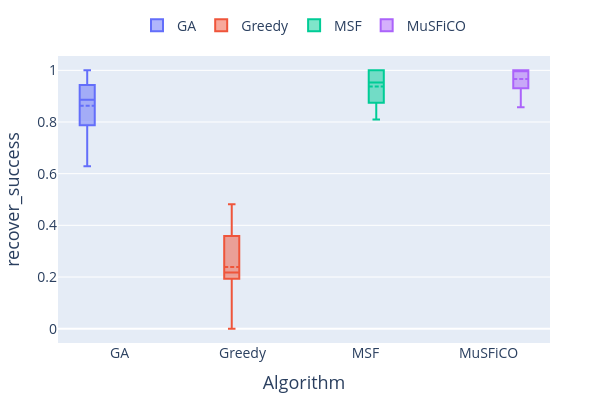
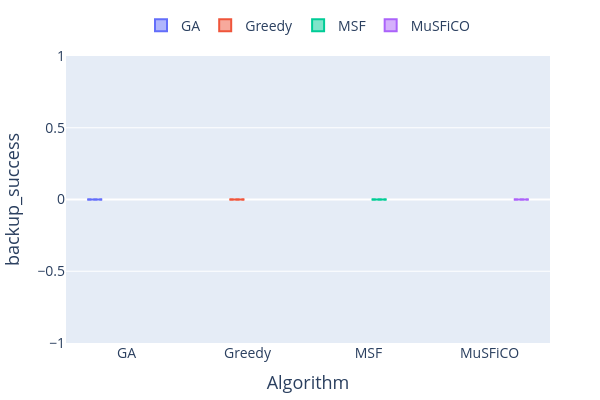
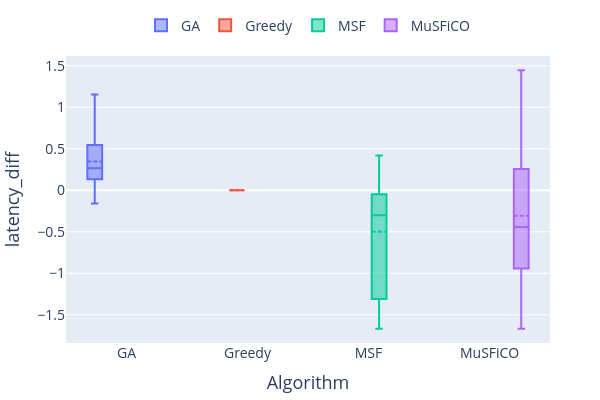
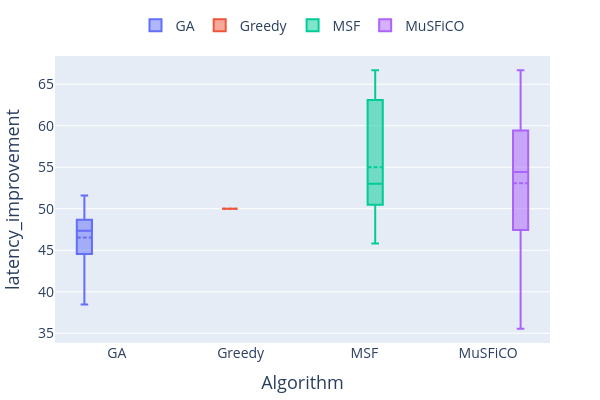

These figures' notebook cell, in order:
### Code cell
import plotly.express as px
import plotly.graph_objects as go


df = aggregated_simulation_data


# Lista de métricas
metrics = ["recover_success", "backup_success", "latency_diff","latency_improvement", "time_to_recover"]


# Criação de um gráfico para cada métrica
for metric in metrics:
    fig = go.Figure()
    for algo in df['algorithm'].unique():
        algo_data = df[df['algorithm'] == algo]
        fig.add_trace(go.Box(
            y=algo_data[metric],
            name=algo,
            boxmean=True,
            marker=dict(size=6),
            showlegend=True
        ))
    
    fig.update_layout(
        yaxis_title=metric,
        xaxis_title="Algorithm",
        boxmode='group',
        legend=dict(
            orientation="h",  # Legenda na horizontal
            yanchor="bottom",
            y=1.05,  # Coloca a legenda logo acima do gráfico
            xanchor="center",
            x=0.5,
            font=dict(size=14)  # Aumenta o tamanho da fonte da legenda
        ),
        autosize=True,  # Permite o ajuste automático do tamanho
        margin=dict(l=50, r=50, t=10, b=50),  # Ajustes nas margens para mais flexibilidade
        height=400,  # Ajuste flexível no tamanho do plot
        width=600,  # Ajuste flexível no tamanho do plot
        font=dict(
            size=16  # Aumenta o tamanho geral da fonte
        )
    )

    # Ajusta o tamanho da fonte dos eixos
    fig.update_xaxes(title_font=dict(size=18), tickfont=dict(size=14))
    fig.update_yaxes(title_font=dict(size=18), tickfont=dict(size=14))
    # Nome do arquivo baseado na métrica
    file_name = f"{metric}.pdf"
    fig.write_image(file_name, format="pdf")
    fig.show()

### Figure 1 — Plotly figure (JSON) as saved in the notebook; plotly's stock layout.template omitted (floating-point values rounded to 4 significant figures)
{"data": [{"boxmean": true, "marker": {"size": 6}, "name": "GA", "showlegend": true, "type": "box", "y": [0.7826, 0.8333, 0.8929, 1, 0.9259, 0.9429, 0.96, 0.6286, 0.88, 0.7879]}, {"boxmean": true, "marker": {"size": 6}, "name": "Greedy", "showlegend": true, "type": "box", "y": [0.2778, 0.2069, 0.1944, 0.3704, 0.1935, 0.4815, 0.3585, 0.07407, 0.2286, 0]}, {"boxmean": true, "marker": {"size": 6}, "name": "MSF", "showlegend": true, "type": "box", "y": [0.8462, 0.9355, 1, 0.9394, 1, 0.9667, 0.8095, 0.875, 1, 1]}, {"boxmean": true, "marker": {"size": 6}, "name": "MuSFiCO", "showlegend": true, "type": "box", "y": [0.9512, 1, 1, 1, 0.9286, 1, 1, 1, 0.931, 0.8571]}], "layout": {"autosize": true, "boxmode": "group", "font": {"size": 16}, "height": 400, "legend": {"font": {"size": 14}, "orientation": "h", "x": 0.5, "xanchor": "center", "y": 1.05, "yanchor": "bottom"}, "margin": {"b": 50, "l": 50, "r": 50, "t": 10}, "width": 600, "xaxis": {"tickfont": {"size": 14}, "title": {"font": {"size": 18}, "text": "Algorithm"}}, "yaxis": {"tickfont": {"size": 14}, "title": {"font": {"size": 18}, "text": "recover_success"}}}}

### Figure 2 — Plotly figure (JSON) as saved in the notebook; plotly's stock layout.template omitted (floating-point values rounded to 4 significant figures)
{"data": [{"boxmean": true, "marker": {"size": 6}, "name": "GA", "showlegend": true, "type": "box", "y": [0, 0, 0, 0, 0, 0, 0, 0, 0, 0]}, {"boxmean": true, "marker": {"size": 6}, "name": "Greedy", "showlegend": true, "type": "box", "y": [0, 0, 0, 0, 0, 0, 0, 0, 0, 0]}, {"boxmean": true, "marker": {"size": 6}, "name": "MSF", "showlegend": true, "type": "box", "y": [0, 0, 0, 0, 0, 0, 0, 0, 0, 0]}, {"boxmean": true, "marker": {"size": 6}, "name": "MuSFiCO", "showlegend": true, "type": "box", "y": [0, 0, 0, 0, 0, 0, 0, 0, 0, 0]}], "layout": {"autosize": true, "boxmode": "group", "font": {"size": 16}, "height": 400, "legend": {"font": {"size": 14}, "orientation": "h", "x": 0.5, "xanchor": "center", "y": 1.05, "yanchor": "bottom"}, "margin": {"b": 50, "l": 50, "r": 50, "t": 10}, "width": 600, "xaxis": {"tickfont": {"size": 14}, "title": {"font": {"size": 18}, "text": "Algorithm"}}, "yaxis": {"tickfont": {"size": 14}, "title": {"font": {"size": 18}, "text": "backup_success"}}}}

### Figure 3 — Plotly figure (JSON) as saved in the notebook; plotly's stock layout.template omitted (floating-point values rounded to 4 significant figures)
{"data": [{"boxmean": true, "marker": {"size": 6}, "name": "GA", "showlegend": true, "type": "box", "y": [0.8333, 0.1333, -0.16, -0.1538, 0.32, 0.5455, 0.2083, 0.1818, 0.4091, 1.154]}, {"boxmean": true, "marker": {"size": 6}, "name": "Greedy", "showlegend": true, "type": "box", "y": [0, 0, 0, 0, 0, 0, 0, 0, 0, null]}, {"boxmean": true, "marker": {"size": 6}, "name": "MSF", "showlegend": true, "type": "box", "y": [0.4091, -0.3448, -0.06061, 0.4194, -0.7297, -1.31, -1.412, -0.04762, -1.667, -0.2593]}, {"boxmean": true, "marker": {"size": 6}, "name": "MuSFiCO", "showlegend": true, "type": "box", "y": [0.5897, 0.2571, -0.8621, 0.1111, -1.115, -0.8, -0.9429, -1.667, 1.444, -0.08333]}], "layout": {"autosize": true, "boxmode": "group", "font": {"size": 16}, "height": 400, "legend": {"font": {"size": 14}, "orientation": "h", "x": 0.5, "xanchor": "center", "y": 1.05, "yanchor": "bottom"}, "margin": {"b": 50, "l": 50, "r": 50, "t": 10}, "width": 600, "xaxis": {"tickfont": {"size": 14}, "title": {"font": {"size": 18}, "text": "Algorithm"}}, "yaxis": {"tickfont": {"size": 14}, "title": {"font": {"size": 18}, "text": "latency_diff"}}}}

### Figure 4 — Plotly figure (JSON) as saved in the notebook; plotly's stock layout.template omitted (floating-point values rounded to 4 significant figures)
{"data": [{"boxmean": true, "marker": {"size": 6}, "name": "GA", "showlegend": true, "type": "box", "y": [41.67, 48.67, 51.6, 51.54, 46.8, 44.55, 47.92, 48.18, 45.91, 38.46]}, {"boxmean": true, "marker": {"size": 6}, "name": "Greedy", "showlegend": true, "type": "box", "y": [50, 50, 50, 50, 50, 50, 50, 50, 50, null]}, {"boxmean": true, "marker": {"size": 6}, "name": "MSF", "showlegend": true, "type": "box", "y": [45.91, 53.45, 50.61, 45.81, 57.3, 63.1, 64.12, 50.48, 66.67, 52.59]}, {"boxmean": true, "marker": {"size": 6}, "name": "MuSFiCO", "showlegend": true, "type": "box", "y": [44.1, 47.43, 58.62, 48.89, 61.15, 58.0, 59.43, 66.67, 35.56, 50.83]}], "layout": {"autosize": true, "boxmode": "group", "font": {"size": 16}, "height": 400, "legend": {"font": {"size": 14}, "orientation": "h", "x": 0.5, "xanchor": "center", "y": 1.05, "yanchor": "bottom"}, "margin": {"b": 50, "l": 50, "r": 50, "t": 10}, "width": 600, "xaxis": {"tickfont": {"size": 14}, "title": {"font": {"size": 18}, "text": "Algorithm"}}, "yaxis": {"tickfont": {"size": 14}, "title": {"font": {"size": 18}, "text": "latency_improvement"}}}}
